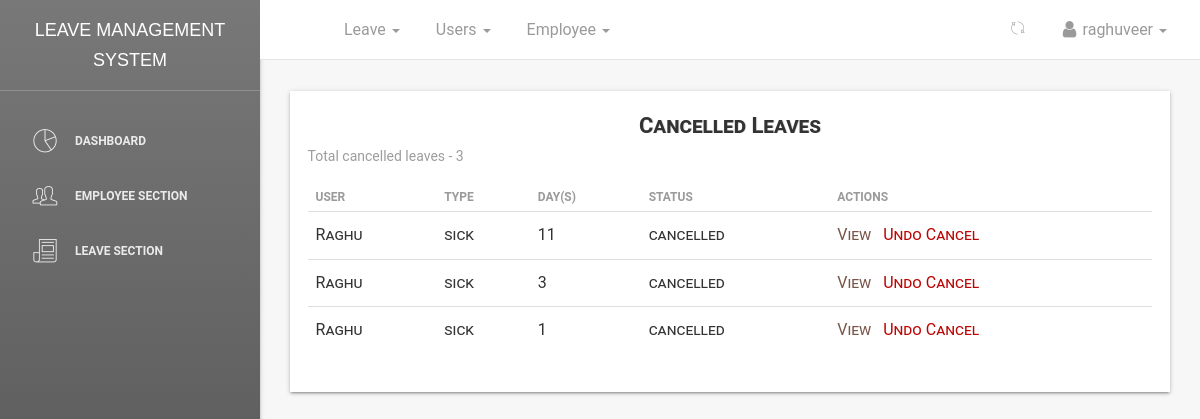
Page /dashboard/leaves/cancel/all/ (signed in) on the earlier database version.
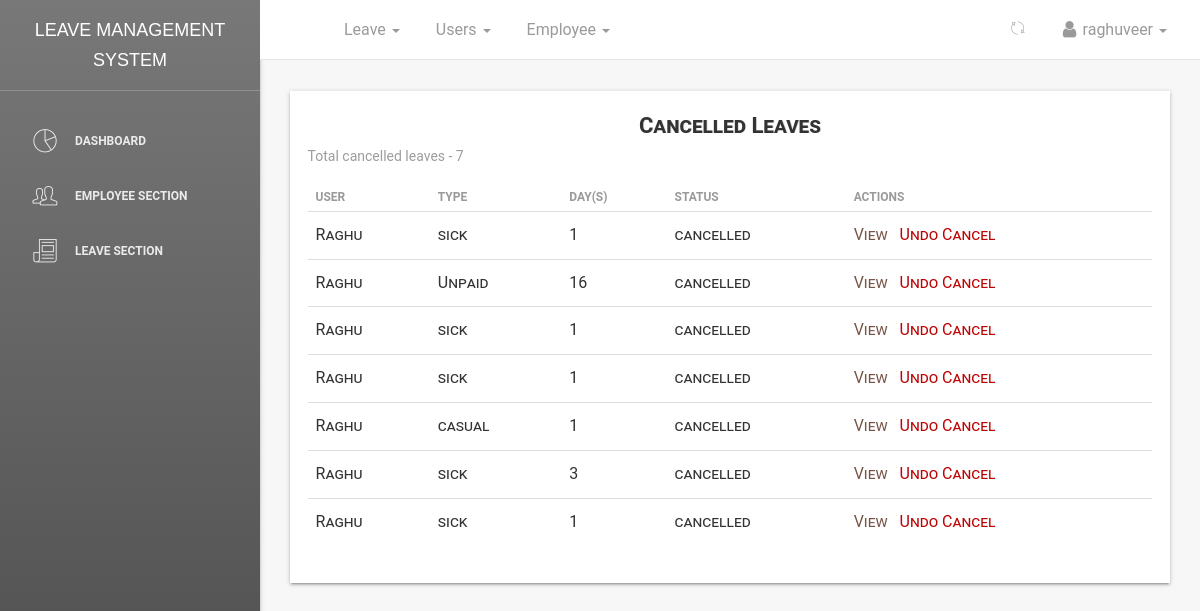
Same page on the later database version.
### leave/models.py (models this page shows, shortened)
class Leave(models.Model):
    user = models.ForeignKey(User, on_delete=models.CASCADE, default=1)
    startdate = models.DateField(verbose_name=_('Start Date'), help_text='leave start date is on ..', null=True,
                                 blank=False)
    enddate = models.DateField(verbose_name=_('End Date'), help_text='coming back on ...', null=True, blank=False)
    leavetype = models.CharField(choices=LEAVE_TYPE, max_length=25, default=SICK, null=True, blank=False)
    reason = models.CharField(verbose_name=_('Reason for Leave'), max_length=255,
                              help_text='add additional information for leave', null=True, blank=True)
    status = models.CharField(max_length=12, default='pending')  # pending,approved,rejected,cancelled
    is_approved = models.BooleanField(default=False)  # hide
    updated = models.DateTimeField(auto_now=True, auto_now_add=False)
    created = models.DateTimeField(auto_now=False, auto_now_add=True)
    objects = LeaveManager()
    Tempdays = 0
    date_of_approved_leave = 0
    class Meta:
        verbose_name = _('Leave')
        verbose_name_plural = _('Leaves')
        ordering = ['-created']  # recent objects
    def businessDays(self, startdate, enddate):
        from datetime import datetime, timedelta
        test_date1, test_date2 = startdate, enddate
        dates = (test_date1 + timedelta(idx + 1)
                 for idx in range((test_date2 - test_date1).days))
        res = sum(1 for day in dates if day.weekday() < 5)
        if startdate.month == 12:  # dec month
            if startdate.day <= 25 or enddate.day >= 25:  # christmas
                res = res - 1
        if startdate.month == 1:  # Jan month
            if startdate.day <= 1 or enddate.day >= 1:  # new year
                res = res - 1
        return res
    @property
    def leave_days(self):
        days_count = ''
        startdate = self.startdate
        enddate = self.enddate
        if startdate > enddate:
            return
        dates = (enddate - startdate)
        Leave.Tempdays = dates.days
        print("leaves applied", Leave.Tempdays)
        busineesDay = self.businessDays(startdate, enddate)
        print("busineesDay : ", busineesDay)
        Leave.Tempdays = busineesDay
        Leave.date_of_approved_leave = self.created
        return busineesDay

### dashboard/views.py (the view)
# urls.py: path('leaves/cancel/all/', views.cancel_leaves_list, name='canceleaveslist'),
def cancel_leaves_list(request):
    if not (request.user.is_superuser and request.user.is_authenticated):
        return redirect('/')
    leaves = Leave.objects.all_cancel_leaves()
    return render(request, 'dashboard/leaves_cancel.html', {'leave_list_cancel': leaves, 'title': 'Cancel leave list'})

### leave/manager.py (called while the page is built)
    def all_cancel_leaves(self):
        return super().get_queryset().filter(status='cancelled').order_by('-created')

### templates/dashboard/leaves_cancel.html (shortened to what this page needs)
{% extends '_layout.html' %}
 {% block navheader %}
 	{% include 'includes/navheader_employee_app.html' %}
 {% endblock %}
 {% block content %}
        <section class="content">
            <section class="container-fluid">
            	   <section class="row">
                        <section class="col col-sm-8 offset-sm-2">
                        </section>
                    </section>
                	<div class="table-responsive table-shadow">
                		<div class="text-center table-description">
                			<h4 class="title-h3" style="text-shadow: 1px 0px rgba(0,0,0,0.11)">Cancelled Leaves</h4>
                		</div>
                		<section class="total-leaves-count">
                			{% if leave_list_cancel %}
                			<p>Total cancelled leaves - <span>{{ leave_list_cancel.count }}</span></p>
                			{% endif %}
                		</section>
                		<table class="table">
							  <thead>
							    <tr>
							      <th scope="col"><b>User</b></th>
							      <th scope="col"><b>Type</b></th>
							      <th scope="col"><b>Day(s)</b></th>
							      <th scope="col"><b>Status</b></th>
							      <th scope="col"><b>Actions</b></th>
							    </tr>
							  </thead>
							  <tbody>
							  	{% for leave in leave_list_cancel %}
							    <tr>
							      <td>{{ leave.user }}</td>
							      <td>{{ leave.leavetype}}</td>
							      <td>{{ leave.leave_days }}</td>
							      <td>{{ leave.status }}</td>
							      <td>
							      	<a href="{% url 'dashboard:userleaveview' leave.id %}" style="color: #795548;">
							      	    <span>View &nbsp;</span>
							      	</a>
							      	{% if not leave.is_approved %}
							      		<a href="{% url 'dashboard:userleaveuncancel' leave.id %}" style="color:#bd0404;">Undo Cancel</a>
							      	{% endif %}
							      </td>
							    </tr>
							    {% endfor %}
							  </tbody>
						</table>
					</div>
            </section>
        </section>
 {% endblock %}

Differences in the rows shown:
no longer on this page (row edited): Leave: user "Raghu", leavetype "sick", leave_days "11", status "cancelled", is_approved "Undo Cancel"
added Leave: user "Raghu", leavetype "sick", leave_days "1", status "cancelled", is_approved "Undo Cancel"
now on this page (row edited): Leave: user "Raghu", leavetype "Unpaid", leave_days "16", status "cancelled", is_approved "Undo Cancel"
now on this page (row edited): Leave: user "Raghu", leavetype "sick", leave_days "1", status "cancelled", is_approved "Undo Cancel"
now on this page (row edited): Leave: user "Raghu", leavetype "sick", leave_days "1", status "cancelled", is_approved "Undo Cancel"
now on this page (row edited): Leave: user "Raghu", leavetype "casual", leave_days "1", status "cancelled", is_approved "Undo Cancel"
Other differences:
{{ leave_list_cancel.count }}: "3" → "7"
